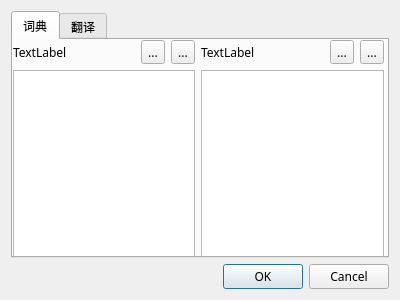
<?xml version="1.0" encoding="UTF-8"?>
<ui version="4.0">
 <class>Dialog</class>
 <widget class="QDialog" name="Dialog">
  <property name="geometry">
   <rect>
    <x>0</x>
    <y>0</y>
    <width>400</width>
    <height>300</height>
   </rect>
  </property>
  <property name="font">
   <font>
    <family>等线</family>
   </font>
  </property>
  <property name="windowTitle">
   <string>Dialog</string>
  </property>
  <property name="locale">
   <locale language="Chinese" country="China"/>
  </property>
  <layout class="QGridLayout" name="gridLayout">
   <item row="1" column="0">
    <widget class="QDialogButtonBox" name="buttonBox">
     <property name="font">
      <font>
       <family>等线</family>
      </font>
     </property>
     <property name="orientation">
      <enum>Qt::Horizontal</enum>
     </property>
     <property name="standardButtons">
      <set>QDialogButtonBox::Cancel|QDialogButtonBox::Ok</set>
     </property>
    </widget>
   </item>
   <item row="0" column="0">
    <widget class="QTabWidget" name="tabWidget">
     <property name="currentIndex">
      <number>0</number>
     </property>
     <widget class="QWidget" name="tab">
      <attribute name="title">
       <string>词典</string>
      </attribute>
      <widget class="QWidget" name="gridLayoutWidget">
       <property name="geometry">
        <rect>
         <x>0</x>
         <y>0</y>
         <width>371</width>
         <height>221</height>
        </rect>
       </property>
       <layout class="QGridLayout" name="gridLayout_2">
        <item row="1" column="7">
         <widget class="QToolButton" name="toolButton_4">
          <property name="text">
           <string>...</string>
          </property>
         </widget>
        </item>
        <item row="1" column="3">
         <widget class="QToolButton" name="toolButton_2">
          <property name="text">
           <string>...</string>
          </property>
         </widget>
        </item>
        <item row="1" column="0">
         <widget class="QLabel" name="label">
          <property name="text">
           <string>TextLabel</string>
          </property>
         </widget>
        </item>
        <item row="1" column="6">
         <widget class="QToolButton" name="toolButton_3">
          <property name="text">
           <string>...</string>
          </property>
         </widget>
        </item>
        <item row="2" column="4" colspan="4">
         <widget class="QTableWidget" name="tableWidget"/>
        </item>
        <item row="1" column="4">
         <widget class="QLabel" name="label_2">
          <property name="text">
           <string>TextLabel</string>
          </property>
         </widget>
        </item>
        <item row="1" column="2">
         <widget class="QToolButton" name="toolButton">
          <property name="text">
           <string>...</string>
          </property>
         </widget>
        </item>
        <item row="1" column="1">
         <spacer name="horizontalSpacer">
          <property name="orientation">
           <enum>Qt::Horizontal</enum>
          </property>
          <property name="sizeHint" stdset="0">
           <size>
            <width>40</width>
            <height>20</height>
           </size>
          </property>
         </spacer>
        </item>
        <item row="2" column="0" colspan="4">
         <widget class="QTableWidget" name="tableWidget_2"/>
        </item>
        <item row="1" column="5">
         <spacer name="horizontalSpacer_2">
          <property name="orientation">
           <enum>Qt::Horizontal</enum>
          </property>
          <property name="sizeHint" stdset="0">
           <size>
            <width>40</width>
            <height>20</height>
           </size>
          </property>
         </spacer>
        </item>
       </layout>
      </widget>
     </widget>
     <widget class="QWidget" name="tab_2">
      <attribute name="title">
       <string>翻译</string>
      </attribute>
      <widget class="QWidget" name="gridLayoutWidget_2">
       <property name="geometry">
        <rect>
         <x>0</x>
         <y>0</y>
         <width>381</width>
         <height>231</height>
        </rect>
       </property>
       <layout class="QGridLayout" name="gridLayout_3"/>
      </widget>
     </widget>
    </widget>
   </item>
  </layout>
 </widget>
 <resources/>
 <connections>
  <connection>
   <sender>buttonBox</sender>
   <signal>accepted()</signal>
   <receiver>Dialog</receiver>
   <slot>accept()</slot>
   <hints>
    <hint type="sourcelabel">
     <x>248</x>
     <y>254</y>
    </hint>
    <hint type="destinationlabel">
     <x>157</x>
     <y>274</y>
    </hint>
   </hints>
  </connection>
  <connection>
   <sender>buttonBox</sender>
   <signal>rejected()</signal>
   <receiver>Dialog</receiver>
   <slot>reject()</slot>
   <hints>
    <hint type="sourcelabel">
     <x>316</x>
     <y>260</y>
    </hint>
    <hint type="destinationlabel">
     <x>286</x>
     <y>274</y>
    </hint>
   </hints>
  </connection>
 </connections>
</ui>
